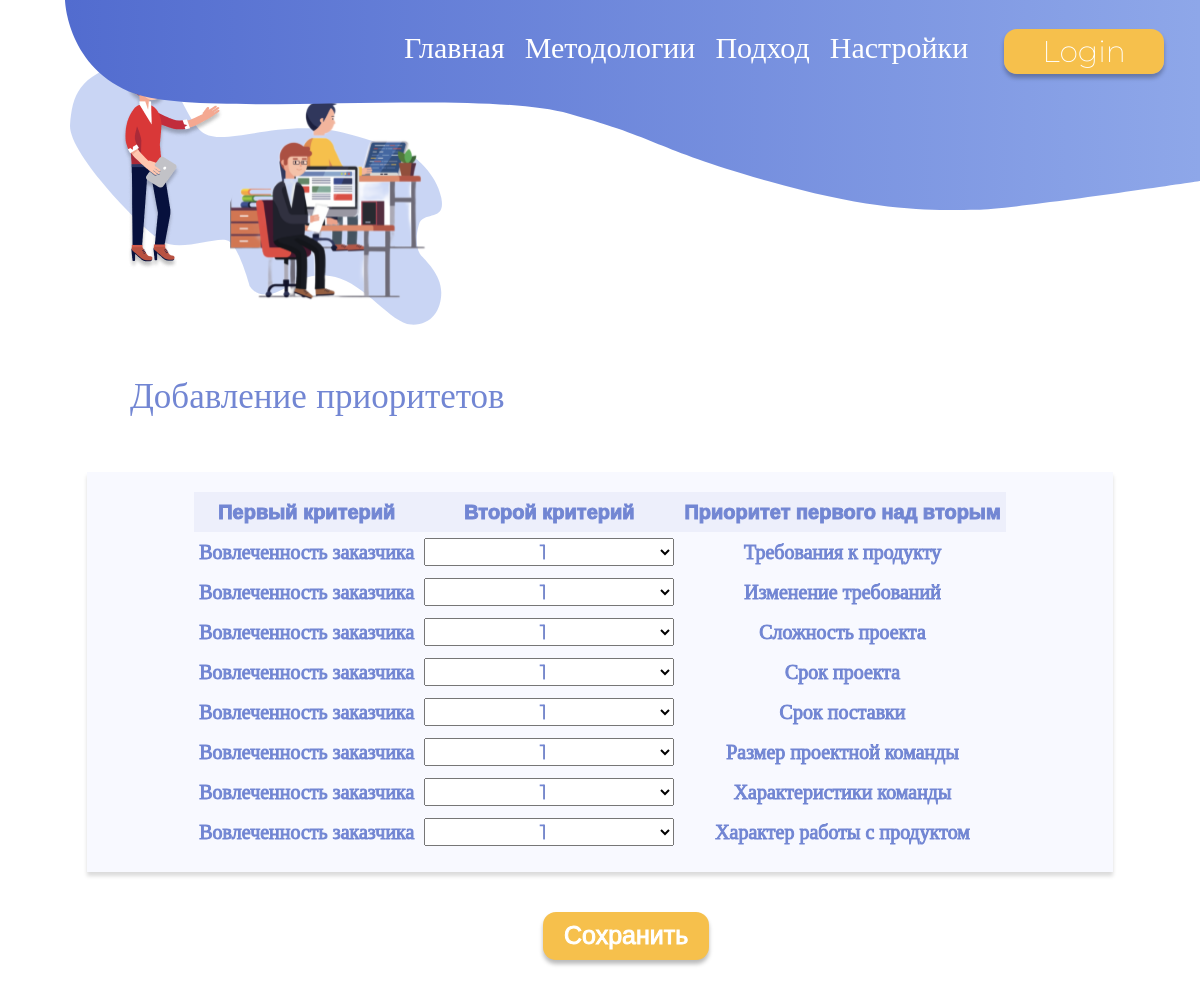
Page /settings/1/add_priorities on the committed database.
### model/models.py (models this page shows, shortened)
class Criterias(models.Model):
    name = models.CharField('Критерий', max_length=100)
    access = models.ManyToManyField(User)
    class Meta:
        verbose_name  = 'Criteria'
        verbose_name_plural  = 'Criterias'

### settings/views.py (the view, shortened to what this page needs)
# urls.py: path('<int:pk>/add_priorities', views.AddPriorities.as_view(), name='add_priorities'),
class AddPriorities(DetailView):
    model = Criterias
    template_name = 'settings/add_priorities.html'
    def get_context_data(self, **kwargs):
        context = super().get_context_data(**kwargs)
        criterias = [crit for crit in list(Criterias.objects.all().exclude(pk=self.get_object().pk))]
        criterias_names = [crit.name for crit in criterias]
        new_crit = self.get_object().name
        context['title'] = "Добавление приоритетов"
        context['new'] = new_crit
        context['form'] = PrioritiesForm()
        context['criterias'] = criterias_names
        return context

### settings/forms.py
class PrioritiesForm(ModelForm):
    class Meta:
        model = CriteriasPriority
        fields = ['criteria', '_criteria', 'priority']
        widgets = {
            "criteria": TextInput(attrs={
                'readonly': True,
                'class': 'meth_form',
                'placeholder': 'Input option'
            }),
            "_criteria": TextInput(attrs={
                'readonly': True,
                'class': 'meth_form',
                'placeholder': 'Input option'
            }),
            "priority": Select(attrs={
                'class': 'description_form',
                'placeholder': 'Введите приоритет',
                'style': 'width:250px'
            }, choices=(
                (1.0, "1"), #Критерии равнозначны
                (2.0, "2"), #Первый критерий имеет незначительно большую значимость, чем второй
                (3.0, "3"),
                (4.0, "4"),
                (5.0, "5"),
                (1/2, "1/2"),
                (1/3, "1/3"),
                (1/4, "1/4"),
                (1/5, "1/5")
            ))
        }

### settings/templates/settings/add_priorities.html (shortened to what this page needs)
{% extends 'main/layout.html' %}
{% load static %}
{% block head %}
    <link rel="stylesheet" href="{% static 'settings/css/add_cr.css' %}">
    <link rel="stylesheet" href="{% static 'settings/css/priorities.css' %}">
    <link rel="stylesheet" href="{% static 'main/css/layout.css' %}">
{% endblock %}
{% block content %}
<div class="hero">
    <h1>{{title}}</h1>
    <form method="post">
        <div class="option">
            <div class="priorities">
                <table>
                    <tr>
                        <th>Первый критерий</th>
                        <th>Второй критерий</th>
                        <th>Приоритет первого над вторым</th>
                    </tr>
                    {% if forms == None %}
                        {% for crit in criterias %}
                            <tr>
                                <td>{{new}}</td>
                                <td>{{form.priority}}</td>
                                <td>{{crit}}</td>
                            </tr>
                        {% endfor %}
                    {% endif %}
                </table>
            </div>
        </div>
        <input class="btn" type="submit" value="Сохранить" />
    </form>
</div>
{% endblock %}

### main/static/main/css/layout.css (style rules this page uses)
* { font-family: "Montserrat"; font-weight: 200; font-size: 20px; font-style: normal; }
body { font-weight: 200; font-size: 2px; font-style: normal; }

### settings/static/settings/css/add_cr.css (style rules this page uses)
.hero { font-family: "Montserrat"; padding: 250px 30px; margin: 0; display: block; justify-content: center; align-items: center; position: relative; }
.hero h1 { padding: 25px 100px; color: #7286D3; font-size: 35px; }
.option, .crit_options { margin: 20px; padding: 20px; background-color: rgba(225, 230, 254, 0.253); width: 90%; box-shadow: 0px 4px 4px 0px #00000025; display: inline-flex; }

### settings/static/settings/css/priorities.css (style rules this page uses)
.priorities { display: block; color: #7286D3; -webkit-text-stroke: 1px #7286D3; }
.option { margin-left: 5%; justify-content: center; background-color: none; }
.priorities table tr { text-align: center; }
.priorities table tr td { padding: 5px; }
.priorities table tr th { padding: 5px; background-color: #7285d316; font-family: "Montserrat", sans-serif; font-weight: 550; font-style: normal; color: #7286D3; }
.description_form { text-align: center; }
.hero form .btn { margin: 20px 45%; background-color: #F6C04C; padding: 4px 20px; border-radius: 13px; transition: all 500ms ease; color: white; font-size: 25px; font-family: "Italiana", sans-serif; font-weight: 400; font-style: normal; -webkit-text-stroke: 1px #ffffff; box-shadow: 0px 4px 4px 0px #00000045; }

### rows in the picture
Criterias: criterias "Вовлеченность заказчика" "Вовлеченность заказчика" "Вовлеченность заказчика" "Вовлеченность заказчика" "Вовлеченность заказчика" "Вовлеченность заказчика" "Вовлеченность заказчика" "Вовлеченность заказчика"
Criterias: criterias "Требования к продукту"
Criterias: criterias "Изменение требований"
Criterias: criterias "Сложность проекта"
Criterias: criterias "Срок проекта"
Criterias: criterias "Срок поставки"
Criterias: criterias "Размер проектной команды"
Criterias: criterias "Характеристики команды"
Criterias: criterias "Характер работы с продуктом"

### other values in the picture
{{ title }} "Добавление приоритетов"
